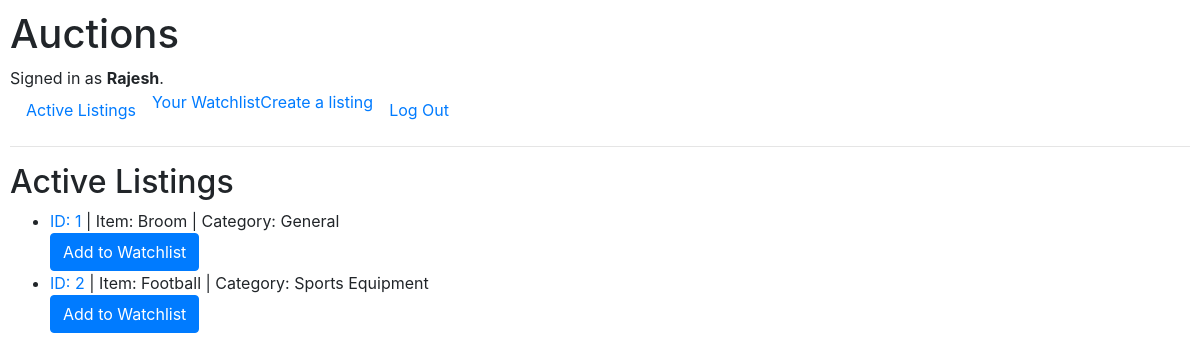
The page / (signed in) on the database its author committed.
### auctions/models.py (models this page shows, shortened)
class User(AbstractUser):
    user_name = models.BigAutoField(primary_key=True)

class Listing(models.Model):
    listing_id = models.BigAutoField(primary_key=True)
    auction_item = models.CharField(max_length=64)
    price = models.IntegerField()
    category = models.CharField(max_length=64, default="General")
    active_status = models.BooleanField(default=True)
    photo_url  = models.ImageField(upload_to="Product_Images", default="abcd.jpg")

### auctions/views.py (the view)
# urls.py: path("", views.index, name="index"),
def index(request):
    return render(request, "auctions/index.html", {
        "listings": Listing.objects.all()
    })

### auctions/templates/auctions/index.html (shortened to what this page needs)
{% extends "auctions/layout.html" %} {% block body %}
<h2>Active Listings</h2>
<ul>
  {% for listing in listings %}
  <li>
    <a href="{% url 'auction' listing.listing_id %}"
      >ID: {{ listing.listing_id }}</a
    >
    | Item: {{ listing.auction_item }} | Category: {{ listing.category }}
  </li>
  <form action="{% url 'add_watchlist' listing.listing_id %}" method="post">
    <button type="submit" class="btn btn-primary">Add to Watchlist</button>
  </form>
  {% empty %}
  <li>No active listings available.</li>
  {% endfor %}
</ul>
{% endblock %}

### auctions/templates/auctions/layout.html (shortened to what this page needs)
{% load static %}
<!DOCTYPE html>
<html lang="en">
  <head>
    <link
      rel="stylesheet"
      href="https://stackpath.bootstrapcdn.com/bootstrap/4.4.1/css/bootstrap.min.css"
    />
    <link href="{% static 'auctions/styles.css' %}" rel="stylesheet" />
  </head>
  <body>
    <h1>Auctions</h1>
    <div>
      {% if user.is_authenticated %} Signed in as
      <strong>{{ user.username }}</strong>. {% else %} Not signed in. {% endif
      %}
    <ul class="nav">
      <li class="nav-item">
        <a class="nav-link" href="{% url 'index' %}">Active Listings</a>
      </li>
      {% if user.is_authenticated %}
      <li>
        <a href="{% url 'see_watchlist' user.username %}">Your Watchlist</a>
      </li>
      <li>
        <a href="{% url 'create_auction' user.username %}">Create a listing</a>
      </li>
      <li class="nav-item">
        <a class="nav-link" href="{% url 'logout' %}">Log Out</a>
      </li>
      {% endif %}
    </ul>
    <hr />
    {% block body %}{% endblock %}
  </body>
</html>

### auctions/static/auctions/styles.css (style rules this page uses)
body { padding: 10px; }

### rows shown on the page
User: username "Rajesh"
Listing: listing_id "1", auction_item "Broom", category "General"
Listing: listing_id "2", auction_item "Football", category "Sports Equipment"
